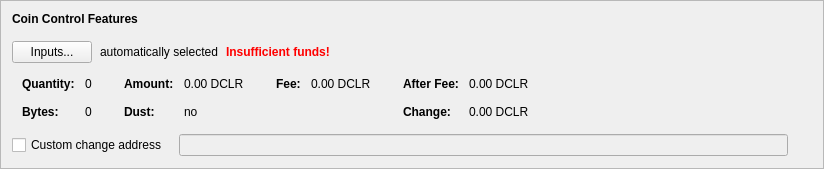
      <widget class="QFrame" name="frameCoinControl">
       <property name="sizePolicy">
        <sizepolicy hsizetype="Preferred" vsizetype="Fixed">
         <horstretch>0</horstretch>
         <verstretch>0</verstretch>
        </sizepolicy>
       </property>
       <property name="frameShape">
        <enum>QFrame::StyledPanel</enum>
       </property>
       <property name="frameShadow">
        <enum>QFrame::Raised</enum>
       </property>
       <layout class="QVBoxLayout" name="verticalLayout_4">
        <item>
         <layout class="QVBoxLayout" name="verticalLayoutCoinControl" stretch="0,0,0,0,0">
          <property name="spacing">
           <number>0</number>
          </property>
          <property name="sizeConstraint">
           <enum>QLayout::SetDefaultConstraint</enum>
          </property>
          <property name="leftMargin">
           <number>0</number>
          </property>
          <property name="topMargin">
           <number>0</number>
          </property>
          <item>
           <layout class="QHBoxLayout" name="horizontalLayoutCoinControl1">
            <property name="bottomMargin">
             <number>15</number>
            </property>
            <item>
             <widget class="QLabel" name="labelCoinControlFeatures">
              <property name="sizePolicy">
               <sizepolicy hsizetype="Preferred" vsizetype="Maximum">
                <horstretch>0</horstretch>
                <verstretch>0</verstretch>
               </sizepolicy>
              </property>
              <property name="font">
               <font>
                <weight>75</weight>
                <bold>true</bold>
               </font>
              </property>
              <property name="styleSheet">
               <string notr="true">font-weight:bold;</string>
              </property>
              <property name="text">
               <string>Coin Control Features</string>
              </property>
             </widget>
            </item>
           </layout>
          </item>
          <item>
           <layout class="QHBoxLayout" name="horizontalLayoutCoinControl2" stretch="0,0,0,0">
            <property name="spacing">
             <number>8</number>
            </property>
            <property name="bottomMargin">
             <number>10</number>
            </property>
            <item>
             <widget class="QPushButton" name="pushButtonCoinControl">
              <property name="styleSheet">
               <string notr="true"/>
              </property>
              <property name="text">
               <string>Inputs...</string>
              </property>
              <property name="autoDefault">
               <bool>false</bool>
              </property>
             </widget>
            </item>
            <item>
             <widget class="QLabel" name="labelCoinControlAutomaticallySelected">
              <property name="text">
               <string>automatically selected</string>
              </property>
              <property name="margin">
               <number>5</number>
              </property>
             </widget>
            </item>
            <item>
             <widget class="QLabel" name="labelCoinControlInsuffFunds">
              <property name="font">
               <font>
                <weight>75</weight>
                <bold>true</bold>
               </font>
              </property>
              <property name="styleSheet">
               <string notr="true">color:red;font-weight:bold;</string>
              </property>
              <property name="text">
               <string>Insufficient funds!</string>
              </property>
              <property name="margin">
               <number>5</number>
              </property>
             </widget>
            </item>
            <item>
             <spacer name="horizontalSpacerCoinControl">
              <property name="orientation">
               <enum>Qt::Horizontal</enum>
              </property>
              <property name="sizeHint" stdset="0">
               <size>
                <width>40</width>
                <height>1</height>
               </size>
              </property>
             </spacer>
            </item>
           </layout>
          </item>
          <item>
           <widget class="QWidget" name="widgetCoinControl" native="true">
            <property name="sizePolicy">
             <sizepolicy hsizetype="Preferred" vsizetype="Preferred">
              <horstretch>0</horstretch>
              <verstretch>0</verstretch>
             </sizepolicy>
            </property>
            <property name="minimumSize">
             <size>
              <width>0</width>
              <height>0</height>
             </size>
            </property>
            <property name="styleSheet">
             <string notr="true"/>
            </property>
            <layout class="QHBoxLayout" name="horizontalLayoutCoinControl5">
             <property name="leftMargin">
              <number>0</number>
             </property>
             <property name="topMargin">
              <number>0</number>
             </property>
             <property name="rightMargin">
              <number>0</number>
             </property>
             <property name="bottomMargin">
              <number>0</number>
             </property>
             <item>
              <layout class="QHBoxLayout" name="horizontalLayoutCoinControl3" stretch="0,0,0,1">
               <property name="spacing">
                <number>20</number>
               </property>
               <property name="topMargin">
                <number>0</number>
               </property>
               <property name="bottomMargin">
                <number>10</number>
               </property>
               <item>
                <layout class="QFormLayout" name="formLayoutCoinControl1">
                 <property name="horizontalSpacing">
                  <number>10</number>
                 </property>
                 <property name="verticalSpacing">
                  <number>14</number>
                 </property>
                 <property name="leftMargin">
                  <number>10</number>
                 </property>
                 <property name="topMargin">
                  <number>4</number>
                 </property>
                 <property name="rightMargin">
                  <number>6</number>
                 </property>
                 <item row="0" column="0">
                  <widget class="QLabel" name="labelCoinControlQuantityText">
                   <property name="font">
                    <font>
                     <weight>75</weight>
                     <bold>true</bold>
                    </font>
                   </property>
                   <property name="text">
                    <string>Quantity:</string>
                   </property>
                   <property name="margin">
                    <number>0</number>
                   </property>
                  </widget>
                 </item>
                 <item row="0" column="1">
                  <widget class="QLabel" name="labelCoinControlQuantity">
                   <property name="cursor">
                    <cursorShape>IBeamCursor</cursorShape>
                   </property>
                   <property name="contextMenuPolicy">
                    <enum>Qt::ActionsContextMenu</enum>
                   </property>
                   <property name="text">
                    <string notr="true">0</string>
                   </property>
                   <property name="margin">
                    <number>0</number>
                   </property>
                   <property name="textInteractionFlags">
                    <set>Qt::LinksAccessibleByMouse|Qt::TextSelectableByKeyboard|Qt::TextSelectableByMouse</set>
                   </property>
                  </widget>
                 </item>
                 <item row="1" column="0">
                  <widget class="QLabel" name="labelCoinControlBytesText">
                   <property name="font">
                    <font>
                     <weight>75</weight>
                     <bold>true</bold>
                    </font>
                   </property>
                   <property name="text">
                    <string>Bytes:</string>
                   </property>
                  </widget>
                 </item>
                 <item row="1" column="1">
                  <widget class="QLabel" name="labelCoinControlBytes">
                   <property name="cursor">
                    <cursorShape>IBeamCursor</cursorShape>
                   </property>
                   <property name="contextMenuPolicy">
                    <enum>Qt::ActionsContextMenu</enum>
                   </property>
                   <property name="text">
                    <string notr="true">0</string>
                   </property>
                   <property name="textInteractionFlags">
                    <set>Qt::LinksAccessibleByMouse|Qt::TextSelectableByKeyboard|Qt::TextSelectableByMouse</set>
                   </property>
                  </widget>
                 </item>
                </layout>
               </item>
               <item>
                <layout class="QFormLayout" name="formLayoutCoinControl2">
                 <property name="horizontalSpacing">
                  <number>10</number>
                 </property>
                 <property name="verticalSpacing">
                  <number>14</number>
                 </property>
                 <property name="leftMargin">
                  <number>6</number>
                 </property>
                 <property name="topMargin">
                  <number>4</number>
                 </property>
                 <property name="rightMargin">
                  <number>6</number>
                 </property>
                 <item row="0" column="0">
                  <widget class="QLabel" name="labelCoinControlAmountText">
                   <property name="font">
                    <font>
                     <weight>75</weight>
                     <bold>true</bold>
                    </font>
                   </property>
                   <property name="text">
                    <string>Amount:</string>
                   </property>
                   <property name="margin">
                    <number>0</number>
                   </property>
                  </widget>
                 </item>
                 <item row="0" column="1">
                  <widget class="QLabel" name="labelCoinControlAmount">
                   <property name="cursor">
                    <cursorShape>IBeamCursor</cursorShape>
                   </property>
                   <property name="contextMenuPolicy">
                    <enum>Qt::ActionsContextMenu</enum>
                   </property>
                   <property name="text">
                    <string notr="true">0.00 DCLR</string>
                   </property>
                   <property name="textInteractionFlags">
                    <set>Qt::LinksAccessibleByMouse|Qt::TextSelectableByKeyboard|Qt::TextSelectableByMouse</set>
                   </property>
                  </widget>
                 </item>
                 <item row="1" column="0">
                  <widget class="QLabel" name="labelCoinControlLowOutputText">
                   <property name="font">
                    <font>
                     <weight>75</weight>
                     <bold>true</bold>
                    </font>
                   </property>
                   <property name="text">
                    <string>Dust:</string>
                   </property>
                  </widget>
                 </item>
                 <item row="1" column="1">
                  <widget class="QLabel" name="labelCoinControlLowOutput">
                   <property name="cursor">
                    <cursorShape>IBeamCursor</cursorShape>
                   </property>
                   <property name="contextMenuPolicy">
                    <enum>Qt::ActionsContextMenu</enum>
                   </property>
                   <property name="text">
                    <string notr="true">no</string>
                   </property>
                   <property name="textInteractionFlags">
                    <set>Qt::LinksAccessibleByMouse|Qt::TextSelectableByKeyboard|Qt::TextSelectableByMouse</set>
                   </property>
                  </widget>
                 </item>
                </layout>
               </item>
               <item>
                <layout class="QFormLayout" name="formLayoutCoinControl3">
                 <property name="horizontalSpacing">
                  <number>10</number>
                 </property>
                 <property name="verticalSpacing">
                  <number>14</number>
                 </property>
                 <property name="leftMargin">
                  <number>6</number>
                 </property>
                 <property name="topMargin">
                  <number>4</number>
                 </property>
                 <property name="rightMargin">
                  <number>6</number>
                 </property>
                 <item row="0" column="0">
                  <widget class="QLabel" name="labelCoinControlFeeText">
                   <property name="font">
                    <font>
                     <weight>75</weight>
                     <bold>true</bold>
                    </font>
                   </property>
                   <property name="text">
                    <string>Fee:</string>
                   </property>
                   <property name="margin">
                    <number>0</number>
                   </property>
                  </widget>
                 </item>
                 <item row="0" column="1">
                  <widget class="QLabel" name="labelCoinControlFee">
                   <property name="cursor">
                    <cursorShape>IBeamCursor</cursorShape>
                   </property>
                   <property name="contextMenuPolicy">
                    <enum>Qt::ActionsContextMenu</enum>
                   </property>
                   <property name="text">
                    <string notr="true">0.00 DCLR</string>
                   </property>
                   <property name="textInteractionFlags">
                    <set>Qt::LinksAccessibleByMouse|Qt::TextSelectableByKeyboard|Qt::TextSelectableByMouse</set>
                   </property>
                  </widget>
                 </item>
                </layout>
               </item>
               <item>
                <layout class="QFormLayout" name="formLayoutCoinControl4">
                 <property name="horizontalSpacing">
                  <number>10</number>
                 </property>
                 <property name="verticalSpacing">
                  <number>14</number>
                 </property>
                 <property name="leftMargin">
                  <number>6</number>
                 </property>
                 <property name="topMargin">
                  <number>4</number>
                 </property>
                 <property name="rightMargin">
                  <number>6</number>
                 </property>
                 <item row="0" column="0">
                  <widget class="QLabel" name="labelCoinControlAfterFeeText">
                   <property name="font">
                    <font>
                     <weight>75</weight>
                     <bold>true</bold>
                    </font>
                   </property>
                   <property name="text">
                    <string>After Fee:</string>
                   </property>
                   <property name="margin">
                    <number>0</number>
                   </property>
                  </widget>
                 </item>
                 <item row="0" column="1">
                  <widget class="QLabel" name="labelCoinControlAfterFee">
                   <property name="cursor">
                    <cursorShape>IBeamCursor</cursorShape>
                   </property>
                   <property name="contextMenuPolicy">
                    <enum>Qt::ActionsContextMenu</enum>
                   </property>
                   <property name="text">
                    <string notr="true">0.00 DCLR</string>
                   </property>
                   <property name="textInteractionFlags">
                    <set>Qt::LinksAccessibleByMouse|Qt::TextSelectableByKeyboard|Qt::TextSelectableByMouse</set>
                   </property>
                  </widget>
                 </item>
                 <item row="1" column="0">
                  <widget class="QLabel" name="labelCoinControlChangeText">
                   <property name="font">
                    <font>
                     <weight>75</weight>
                     <bold>true</bold>
                    </font>
                   </property>
                   <property name="text">
                    <string>Change:</string>
                   </property>
                  </widget>
                 </item>
                 <item row="1" column="1">
                  <widget class="QLabel" name="labelCoinControlChange">
                   <property name="cursor">
                    <cursorShape>IBeamCursor</cursorShape>
                   </property>
                   <property name="contextMenuPolicy">
                    <enum>Qt::ActionsContextMenu</enum>
                   </property>
                   <property name="text">
                    <string notr="true">0.00 DCLR</string>
                   </property>
                   <property name="textInteractionFlags">
                    <set>Qt::LinksAccessibleByMouse|Qt::TextSelectableByKeyboard|Qt::TextSelectableByMouse</set>
                   </property>
                  </widget>
                 </item>
                </layout>
               </item>
              </layout>
             </item>
            </layout>
           </widget>
          </item>
          <item>
           <layout class="QHBoxLayout" name="horizontalLayoutCoinControl4" stretch="0,0,0">
            <property name="spacing">
             <number>12</number>
            </property>
            <property name="sizeConstraint">
             <enum>QLayout::SetDefaultConstraint</enum>
            </property>
            <property name="topMargin">
             <number>5</number>
            </property>
            <property name="rightMargin">
             <number>5</number>
            </property>
            <item>
             <widget class="QCheckBox" name="checkBoxCoinControlChange">
              <property name="toolTip">
               <string>If this is activated, but the change address is empty or invalid, change will be sent to a newly generated address.</string>
              </property>
              <property name="text">
               <string>Custom change address</string>
              </property>
             </widget>
            </item>
            <item>
             <widget class="QValidatedLineEdit" name="lineEditCoinControlChange">
              <property name="enabled">
               <bool>false</bool>
              </property>
              <property name="sizePolicy">
               <sizepolicy hsizetype="Expanding" vsizetype="Fixed">
                <horstretch>0</horstretch>
                <verstretch>0</verstretch>
               </sizepolicy>
              </property>
             </widget>
            </item>
            <item>
             <widget class="QLabel" name="labelCoinControlChangeLabel">
              <property name="sizePolicy">
               <sizepolicy hsizetype="Preferred" vsizetype="Expanding">
                <horstretch>0</horstretch>
                <verstretch>0</verstretch>
               </sizepolicy>
              </property>
              <property name="minimumSize">
               <size>
                <width>0</width>
                <height>0</height>
               </size>
              </property>
              <property name="text">
               <string/>
              </property>
              <property name="margin">
               <number>3</number>
              </property>
             </widget>
            </item>
           </layout>
          </item>
          <item>
           <spacer name="verticalSpacerCoinControl">
            <property name="orientation">
             <enum>Qt::Vertical</enum>
            </property>
            <property name="sizeType">
             <enum>QSizePolicy::Expanding</enum>
            </property>
            <property name="sizeHint" stdset="0">
             <size>
              <width>800</width>
              <height>1</height>
             </size>
            </property>
           </spacer>
          </item>
         </layout>
        </item>
       </layout>
      </widget>
